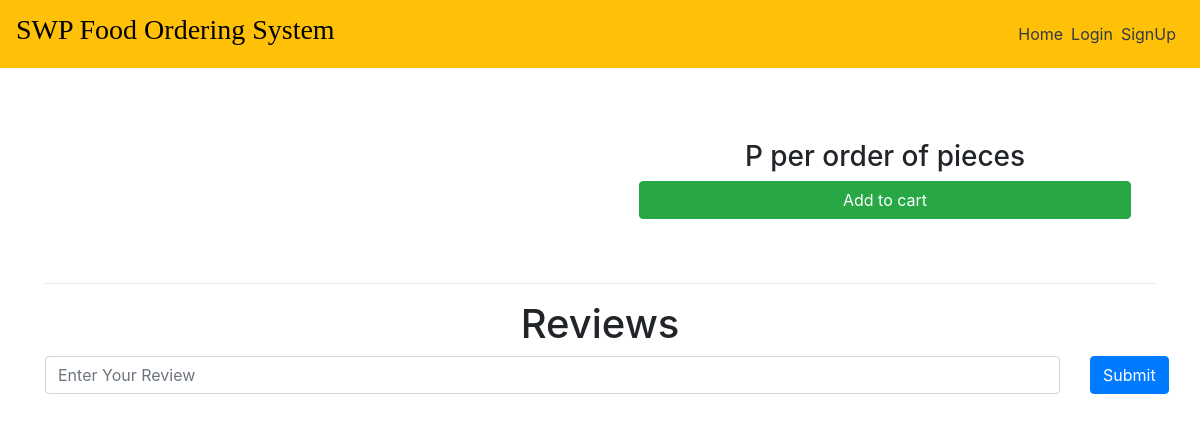
The app's page /dishes/Pork_Adobo, older data.
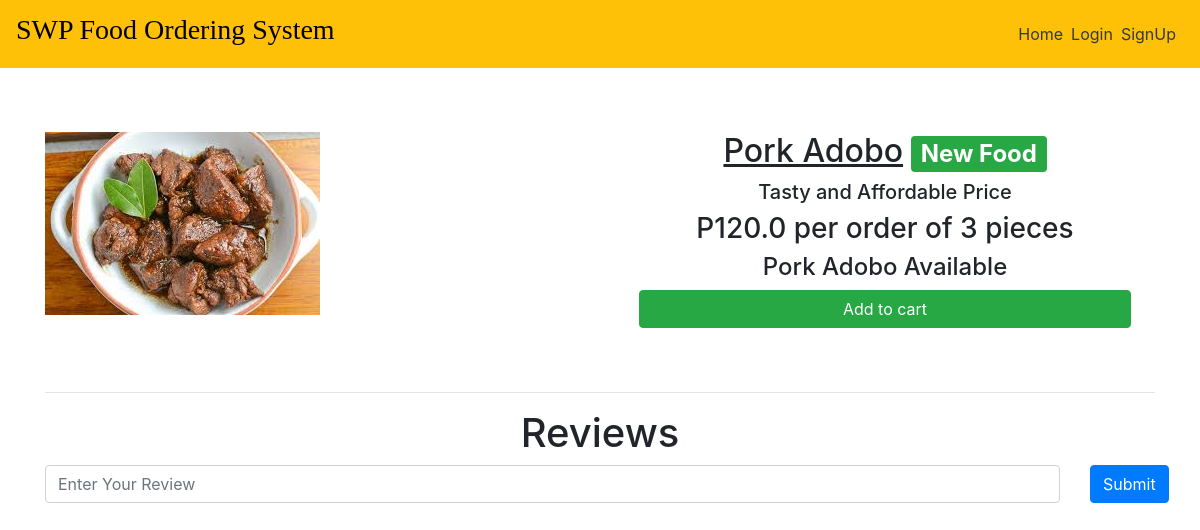
The same page, newer data.
### main/models.py (models this page shows, shortened)
class Item(models.Model):
    LABELS = (
        ('Best Selling Foods', 'Best Selling Foods'),
        ('New Food', 'New Food'),
        ('Spicy Foods🔥', 'Spicy Foods🔥'),
    )
    LABEL_COLOUR = (
        ('danger', 'danger'),
        ('success', 'success'),
        ('primary', 'primary'),
        ('info', 'info'),
        ('warning', 'warning'),
    )
    title = models.CharField(max_length=150)
    description = models.CharField(max_length=250,blank=True)
    price = models.FloatField()
    pieces = models.IntegerField(default=6)
    instructions = models.CharField(max_length=250,default="Available")
    image = models.ImageField(default='default.png', upload_to='images/')
    labels = models.CharField(max_length=25, choices=LABELS, blank=True)
    label_colour = models.CharField(max_length=15, choices=LABEL_COLOUR, blank=True)
    slug = models.SlugField(default="foods")
    created_by = models.ForeignKey(User, on_delete=models.CASCADE)

### main/views.py (the view)
# urls.py: path('dishes/<slug>', views.menuDetail, name='dishes'),
def menuDetail(request, slug):
    item = Item.objects.filter(slug=slug).first()
    reviews = Reviews.objects.filter(rslug=slug).order_by('-id')[:7]
    context = {
        'item' : item,
        'reviews' : reviews,
    }
    return render(request, 'main/dishes.html', context)

### main/templates/main/dishes.html (shortened to what this page needs)
{% extends "main/layout.html" %}
{% block content %}
<div class="dishes">
  <main class="mt-3 pt-4 main">
    <div class="container dark-grey-text">
      <div class="row wow fadeIn">
        <div class="col-md-6 mb-4">
          <img src="{{ item.image.url }}" class="img-fluid mt-4" alt="">
        </div>
        <div class="col-md-6 mb-4 information">
          <div class="p-4 content">
            <div class="mt-0">
                <h2><u>{{ item.title }}</u><span class="badge badge-{{ item.label_colour }} ml-2">{{ item.labels }}</span></h2>
            </div>
            <div class="lead">
              {% if item.description %}
              <h5>{{ item.description }}</h5>
              {% endif %}
              <h3>P{{ item.price }} per order of {{ item.pieces}} pieces</h3>
              <h4>{{ item.instructions }}</h4>
            </div>
            <a href="{% url 'main:add-to-cart' item.slug %}" class="btn btn-success btn-md my-0 p">Add to cart</a>
          </div>
        </div>
      </div>
      <hr>
    </div>
  </main>
  <div class="container">
    <h1 class="text-center">Reviews</h1>
    <form action="{% url 'main:add_reviews' %}" method="POST" class="mb-3">
      <div class="row">
        <div class="col-sm-11">
          <input type="text" name="review" class="form-control" placeholder="Enter Your Review">
        </div>
        <div class="col-sm-1">
          <button type="submit" class="btn btn-primary">Submit</button>
        </div>
      </div>
    </form>
  </div>
</div>
{% endblock content %}

Row changes from the older to the newer data that the page shows:
added Item: image (picture), title "Pork Adobo", labels "New Food", description "Tasty and Affordable Price", price "120.0", pieces "3", instructions "Pork Adobo Available"
